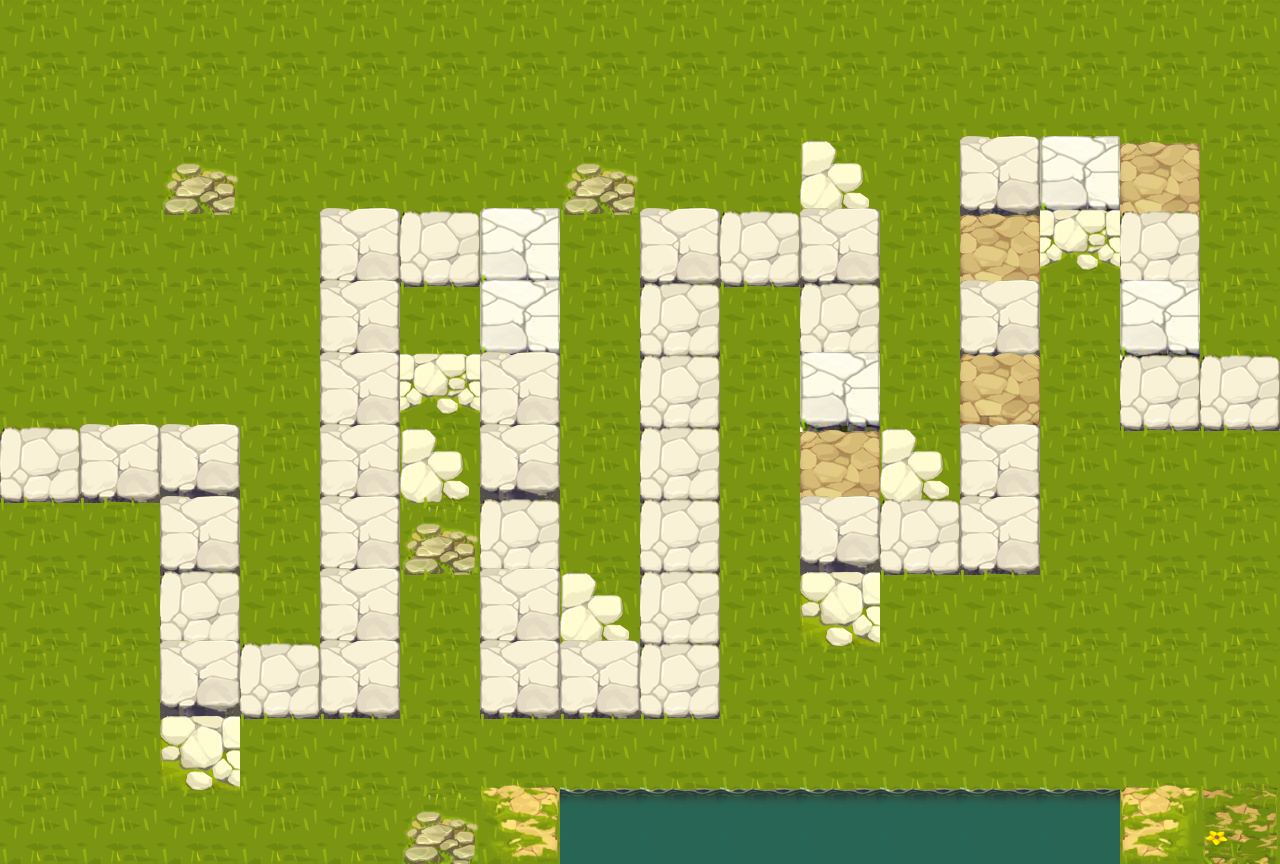

This game map was drawn from its Tiled (.tmx) file and the tilesets committed beside it. A one-line description and the full map source follow:
An orthogonal 16x12 tile map with 80x72 px tiles, 1 tile layer (Layer1), 1 hidden layer not drawn.

<map version="1.0" orientation="orthogonal" renderorder="right-down" width="16" height="12" tilewidth="80" tileheight="72" backgroundcolor="#807b9412" nextobjectid="1">
 <tileset firstgid="1" name="tiles" tilewidth="80" tileheight="80" tilecount="54" columns="9">
  <properties>
   <property name="route" value="true" />
  </properties>
  <image source="../tiles/tiles.png" width="720" height="480" />
 </tileset>
 <layer name="Layer1" width="16" height="12">
  <data encoding="csv">
1,1,1,1,1,1,1,1,1,1,1,1,1,1,1,1,
1,1,1,1,1,1,1,1,1,1,1,1,1,1,1,1,
1,1,19,1,1,1,1,19,1,1,23,1,11,13,16,1,
1,1,1,1,11,10,13,1,11,10,11,1,16,21,10,1,
1,1,1,1,11,1,13,1,10,1,10,1,11,1,13,1,
1,1,1,1,11,21,11,1,10,1,13,1,15,1,10,18,
17,11,12,1,11,23,12,1,10,1,16,23,11,1,1,1,
1,1,11,1,11,19,10,1,10,1,12,10,11,1,1,1,
1,1,10,1,11,1,11,23,10,1,24,1,1,1,1,1,
1,1,12,10,11,1,11,11,10,1,1,1,1,1,1,1,
1,1,24,1,1,1,1,1,1,1,1,1,1,1,1,1,
1,1,1,1,1,19,5,29,29,29,29,29,29,29,6,7
</data>
 </layer>
 <layer name="Layer2" width="16" height="12" visible="0">
  <data encoding="csv">
38,39,39,39,39,39,39,37,38,39,39,39,39,39,39,38,
0,0,0,0,0,0,0,0,0,0,0,0,0,0,0,38,
0,0,0,0,0,0,0,0,0,0,0,0,0,0,0,38,
0,0,0,0,0,0,0,0,0,0,0,0,0,0,0,38,
0,0,0,0,0,0,0,0,0,0,0,0,0,0,0,37,
48,0,0,50,0,37,0,0,0,50,0,0,0,0,0,0,
0,0,0,47,0,0,0,0,0,0,0,0,0,0,0,47,
0,0,0,0,0,0,0,0,0,0,0,0,0,0,0,38,
0,0,0,0,0,0,0,0,0,0,0,0,0,0,0,38,
0,0,0,0,0,0,0,0,0,0,0,0,0,0,0,38,
37,0,0,0,0,0,0,0,0,0,0,0,0,0,0,38,
39,0,0,0,0,0,0,0,0,40,0,0,49,0,0,38
</data>
 </layer>
</map>
